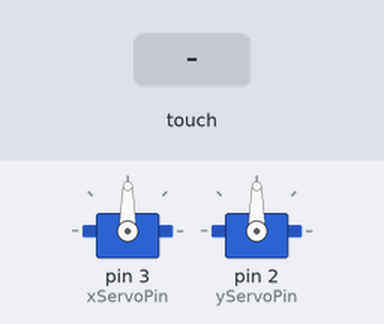
The sketch below on a simulated Arduino Uno, built with avr-gcc and run on an emulated ATmega328P. Parts: 2 × servo. The test bench sets the inputs (shaded band).

Above: at 1.2 s.
1.3 s: touch panel pressed at 13 % / 10 % of its raw x / y range
At 2.5 s:
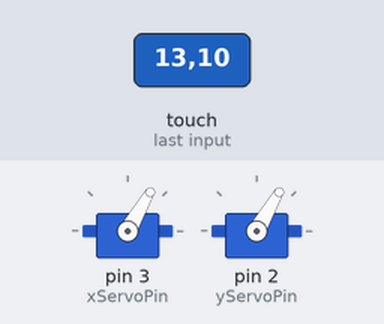
2.8 s: touch panel pressed at 38 % / 10 % of its raw x / y range
At 3.8 s:
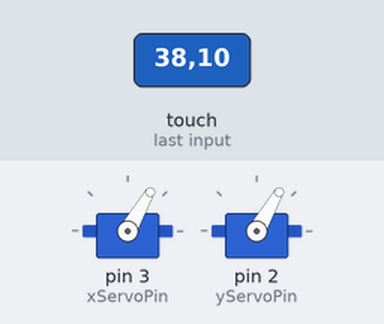
4.3 s: touch panel pressed at 87 % / 10 % of its raw x / y range
At 4.9 s:
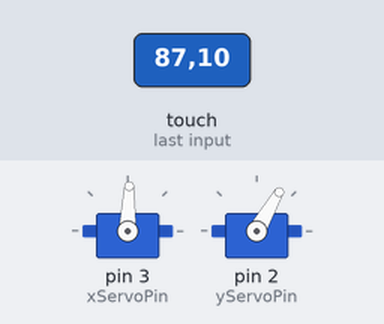
5.8 s: touch panel pressed at 13 % / 30 % of its raw x / y range
At 6.1 s:
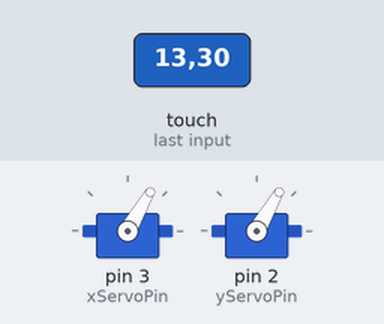
7.3 s: touch panel pressed at 13 % / 90 % of its raw x / y range
At 8.5 s:
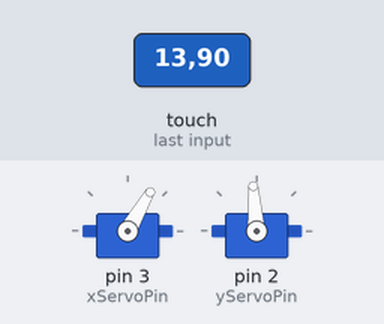
8.8 s: touch panel pressed at 38 % / 90 % of its raw x / y range
At 9.6 s:
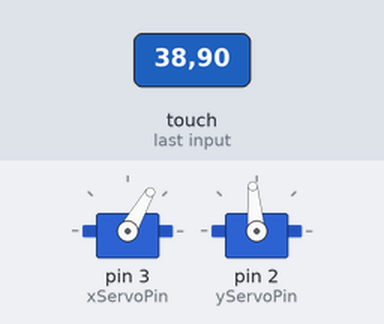
Timing chart, 0 to 11.3 s (numbered marks = the images above; inputs shaded):
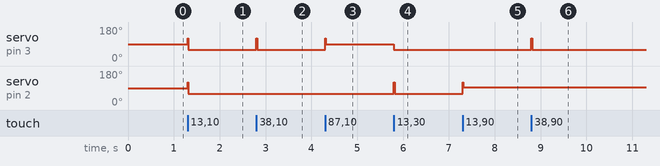

The sketch:

final.ino
```cpp
#include "TouchScreen.h"
#include <Servo.h>
#include<PID_v1.h>

//for servo
int yServoPin=2;
int xServoPin=3;
Servo ServoX,ServoY;
//for touchscreen
int Y1=A0;
int X1=A1;
int Y2=A2;
int X2=A3;
int X;int Y;
TouchScreen ts=TouchScreen(X1,Y1,X2,Y2,711);
//for PID control
double setpointx=534;
double setpointy=494;
double inputx,outputx;
double  inputy,outputy;
double kp=0.1;
double ki=0.01;
double kd=0.04;
PID PIDx(&inputx,&outputx,&setpointx,kp,ki,kd,REVERSE);
PID PIDy(&inputy,&outputy,&setpointy,kp,ki,kd,REVERSE);
int mn=60,mx=120;
void setup() {
 // Serial.begin(9600);
 //for servo
ServoX.attach(xServoPin);
ServoY.attach(yServoPin);
ServoX.write(90);
ServoY.write(90);
//for PID
PIDx.SetMode(AUTOMATIC);
PIDx.SetOutputLimits(mn,mx);
PIDx.SetSampleTime(15);
PIDy.SetMode(AUTOMATIC);
PIDy.SetOutputLimits(mn,mx);
PIDy.SetSampleTime(15);
delay(40);


}

void loop() {
 TSPoint p=ts.getPoint();
  X=p.x;
  Y=p.y;
  inputx=X;
  inputy=Y;
  if(p.z>ts.pressureThreshhold)
  {PIDx.Compute();
  ServoX.write(outputx);
   PIDy.Compute();
   ServoY.write(outputy);
  }
   /*Serial.print("X= ");
 Serial.print(X);
 Serial.print(" Y=");
 Serial.print(Y);
 delay(1000);
  Serial.println();*/


  // put your main code here, to run repeatedly:

}
```

Measured:
- after the input at 1.3 s, servo on pin 3 (xServoPin), servo on pin 2 (yServoPin): 90° → 60° at once
- after the input at 2.8 s, servo on pin 3 (xServoPin): 60° → 120° at once, → 60° 0.02 s later
- after the input at 4.3 s, servo on pin 3 (xServoPin): 60° → 88° at once
- after the input at 5.8 s, servo on pin 3 (xServoPin): 88° → 60° at once; servo on pin 2 (yServoPin): 60° → 120° at once, → 60° 0.01 s later
- after the input at 7.3 s, servo on pin 2 (yServoPin): 60° → 94° at once
- after the input at 8.8 s, servo on pin 3 (xServoPin): 60° → 120° at once, → 60° 0.01 s later; servo on pin 2 (yServoPin): 94° → 95° at once
